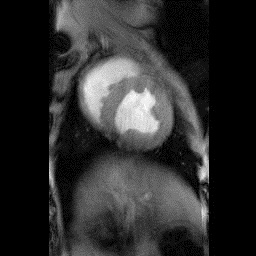
%> input picture Question_1/heart.jpg, 256 x 256 px
$ octave CSE337MidtermQ1.m   (GNU Octave 9; MATLAB toolbox functions it lacks are replaced by stand-ins)
%> lines starting %> are read from the running program, lines starting %| are printed output that depends on the picture; in (x1, y1, x2, y2) boxes, pixels count from 0 and x2, y2 are one past the last pixel; in counts of white or black regions, pixels touching at a corner belong together; the program's own positions count from 1
%Daniel Peterson - 109091561

img = imread('heart.jpg'); %name of the input image
%> img is the input picture: size 256x256x3 uint8; min 0, max 255, mean 45.4
img2 = rgb2gray(img);   %convert to grayscale
bright=img2*1.4;        %scale the brightness to make the chambers more pronounced
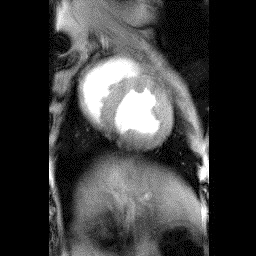
%> bright: size 256x256 uint8; min 0, max 255, mean 62
threshold = 230;        %set the threshold for the image
mask= bright > threshold;     %apply the threshold to the image
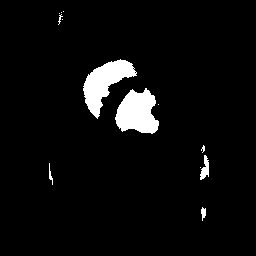
%> mask: size 256x256 logical; 4.7% white; 13 white regions (8 under 20 px), largest, box (x1, y1, x2, y2) and area: (83, 59, 137, 119) 1414, (115, 88, 159, 134) 1409, (200, 155, 209, 180) 130, (201, 207, 206, 221) 46, (49, 163, 53, 185) 36
img2(~mask) = 0;        %make the non-bright values(the non-chambers) dark
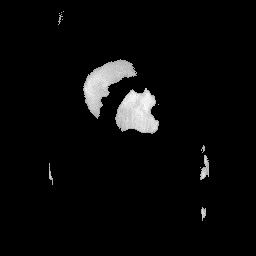
%> img2: size 256x256 uint8; min 0, max 255, mean 9.6
%this line could be img2(mask) = 255 to keep the background in tact
imagesc(img2);          %display the image
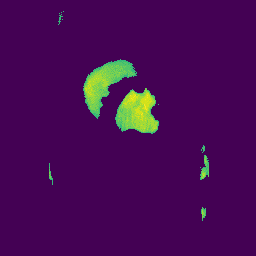
%> displayed picture: size 256x256x3, on the screen's scale of 0 to 255; mean R, G, B 70.7, 10.7, 83.8
imwrite(img2, 'heart-thresh.jpg', 'jpg'); %write the image

%The heart chambers are shown as the bright yellow spots. They are very
%bright relative to the rest of the image and therefore only a lower
%threshold is needed to segment the chambers from the rest of the image
